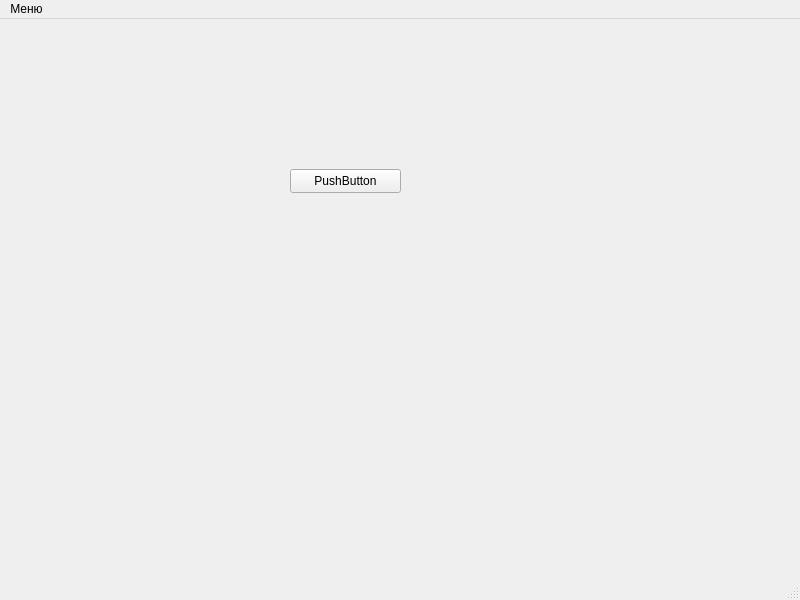
<?xml version="1.0" encoding="UTF-8"?>
<ui version="4.0">
 <class>TeacherWindow</class>
 <widget class="QMainWindow" name="TeacherWindow">
  <property name="geometry">
   <rect>
    <x>0</x>
    <y>0</y>
    <width>800</width>
    <height>600</height>
   </rect>
  </property>
  <property name="windowTitle">
   <string>TeacherWindow</string>
  </property>
  <widget class="QWidget" name="centralwidget">
   <widget class="QPushButton" name="pushButton">
    <property name="geometry">
     <rect>
      <x>290</x>
      <y>150</y>
      <width>111</width>
      <height>24</height>
     </rect>
    </property>
    <property name="text">
     <string>PushButton</string>
    </property>
   </widget>
  </widget>
  <widget class="QMenuBar" name="menubar">
   <property name="geometry">
    <rect>
     <x>0</x>
     <y>0</y>
     <width>800</width>
     <height>21</height>
    </rect>
   </property>
   <widget class="QMenu" name="menu">
    <property name="title">
     <string>Меню</string>
    </property>
    <addaction name="actionChangeUser"/>
   </widget>
   <addaction name="menu"/>
  </widget>
  <widget class="QStatusBar" name="statusbar"/>
  <action name="actionChangeUser">
   <property name="text">
    <string>Сменить пользователя</string>
   </property>
  </action>
 </widget>
 <resources/>
 <connections/>
</ui>
